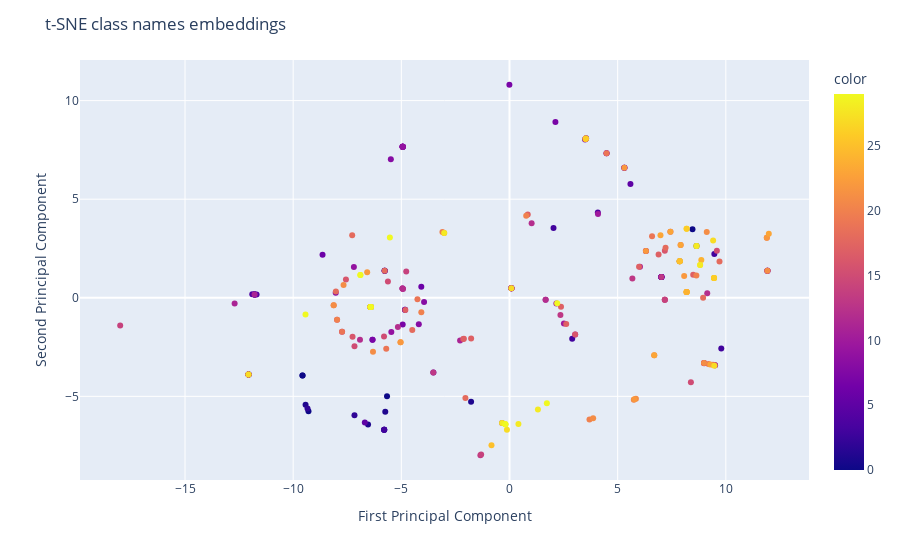

Notebook source saved alongside this figure:
### Code cell
# t-SNE

color = [[i for j in range(9)] for i in range(30)]
flat_color = np.array(color).flatten().tolist()

text_features_tsne = text_features
tsne = TSNE(n_components=2, verbose=0, perplexity=40, n_iter=300)
text_tsne = tsne.fit_transform(text_features_tsne.to('cpu'))

fig = px.scatter(x=text_tsne[:, 0], y=text_tsne[:, 1], hover_name=[all_labels[d] for d in catalog][0], color=flat_color)
fig.update_layout(
    title="t-SNE class names embeddings",
    xaxis_title="First Principal Component",
    yaxis_title="Second Principal Component",
)
cwd = '/home/onyxia/work/tsne_plot/'
path = os.path.join(cwd, 't-SNE class names embeddings.png')
fig.write_image(path, format='png', engine='kaleido')
fig.show()

### Figure 1 — Plotly figure (JSON) as saved in the notebook; plotly's stock layout.template omitted (floating-point values rounded to 4 significant figures; data arrays with more than 128 entries replaced by an {"elided": "..."} marker saying what was removed)
{"data": [{"hovertemplate": "<b>%{hovertext}</b><br><br>x=%{x}<br>y=%{y}<br>color=%{marker.color}<extra></extra>", "hovertext": {"elided": "270 str values"}, "legendgroup": "", "marker": {"color": {"elided": "270 int values"}, "coloraxis": "coloraxis", "symbol": "circle"}, "mode": "markers", "name": "", "orientation": "v", "showlegend": false, "type": "scatter", "x": {"elided": "270 float values"}, "xaxis": "x", "y": {"elided": "270 float values"}, "yaxis": "y"}], "layout": {"coloraxis": {"colorbar": {"title": {"text": "color"}}, "colorscale": [[0, "#0d0887"], [0.1111, "#46039f"], [0.2222, "#7201a8"], [0.3333, "#9c179e"], [0.4444, "#bd3786"], [0.5556, "#d8576b"], [0.6667, "#ed7953"], [0.7778, "#fb9f3a"], [0.8889, "#fdca26"], [1, "#f0f921"]]}, "legend": {"tracegroupgap": 0}, "margin": {"t": 60}, "title": {"text": "t-SNE class names embeddings"}, "xaxis": {"anchor": "y", "domain": [0, 1], "title": {"text": "First Principal Component"}}, "yaxis": {"anchor": "x", "domain": [0, 1], "title": {"text": "Second Principal Component"}}}}
